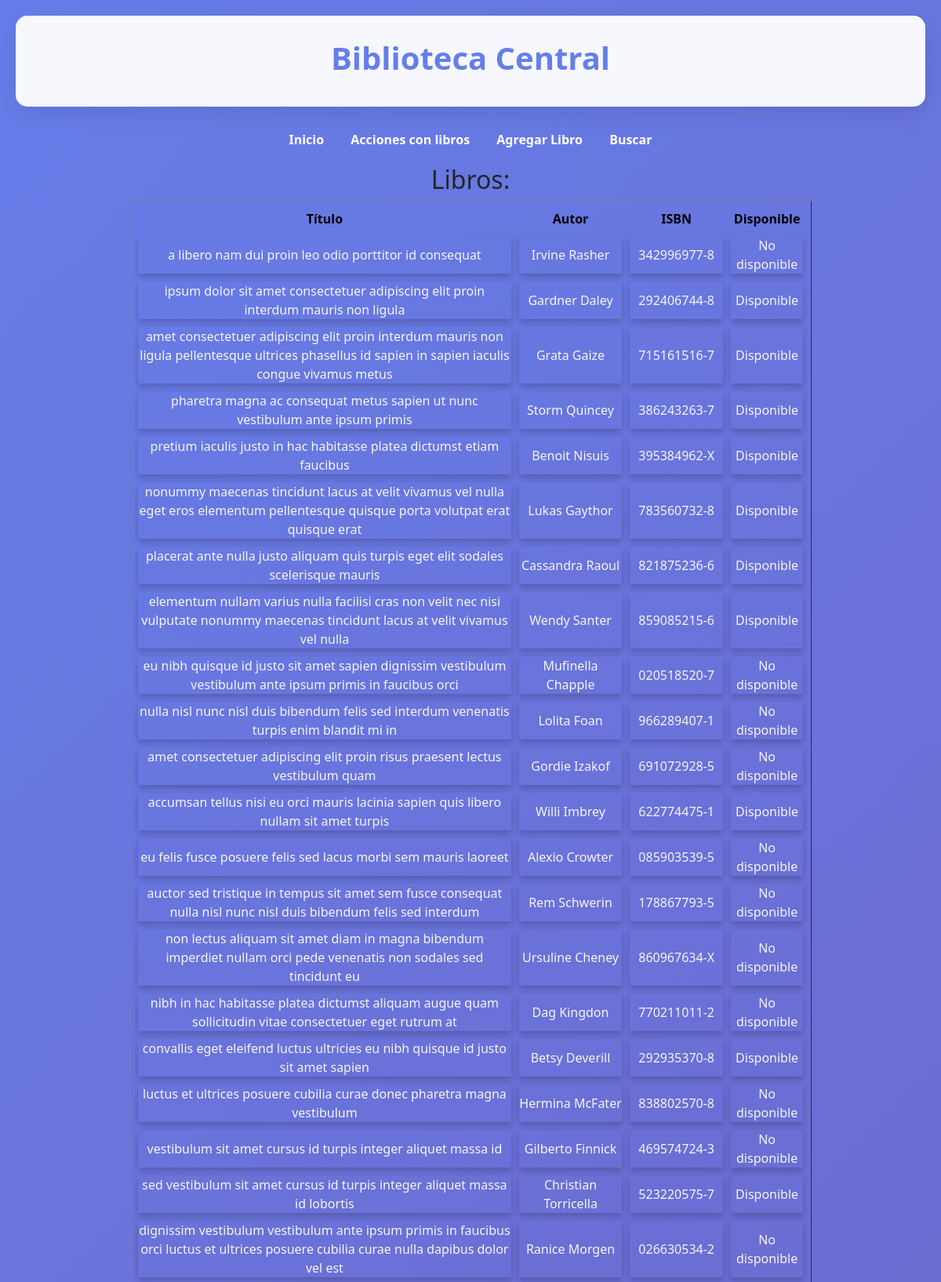
The page / (upper part) on the database its author committed.
### tables this page shows
CREATE TABLE libros (isbn TEXT PRIMARY KEY, titulo TEXT, autor TEXT, disponible BOOLEAN);

### biblioteca_web/app.py (the view)
@app.route('/')
def index():
    libros = biblioteca.mostrar_libros()
    return render_template(__INDEX, libros=libros)

### biblioteca_web/biblioteca.py (called while the page is built)
    def mostrar_libros(self) -> list:
        try:
            c = self.conn.cursor()
            libros = c.execute("SELECT titulo, autor, isbn, disponible FROM libros").fetchall()
            if libros:
                return [Libro(titulo=l[0], autor=l[1], isbn=l[2], disponible=l[3]) for l in libros]
        except Exception as e:
            print(e)
            return "No se pudieron recuperar datos. "

### biblioteca_web/templates/index.html (shortened to what this page needs)
{% extends "base.html" %}
{% block content %}
<div>
    <h2 align="center">Libros:</h2>
    <div>
        <table border="1" cellspacing="10">
            <tr>
                <th style="color: black;">Título</th>
                <th style="color: black;">Autor</th>
                <th style="color: black;">ISBN</th>
                <th style="color: black;">Disponible</th>
            </tr>
            {% for libro in libros %}
            <tr>
                <td class="listalibros">{{ libro.titulo }}</td>
                <td class="listalibros">{{ libro.autor }}</td>
                <td class="listalibros">{{ libro.isbn }}</td>
                <td class="listalibros">{{ "Disponible" if libro.disponible else "No disponible" }}</td>
            </tr>
            {% endfor %}
        </table>
    </div>
</div>
{% endblock %}

### biblioteca_web/templates/base.html (shortened to what this page needs)
<!DOCTYPE html>
<html lang="es">
<head>
    <link href="https://cdn.jsdelivr.net/npm/bootstrap@5.3.2/dist/css/bootstrap.min.css" rel="stylesheet" />
    <link rel="stylesheet" href="{{ url_for('static', filename='css/styles.css')}}" />
</head>
<body>
    <div style="flex: 1;">
        <div>
            <header>
                <h1>Biblioteca Central</h1>
            </header>
        </div>
        <div>
            <nav style="text-align: center; margin: 20px 0;">
                <a href="/" style="margin: 0 15px; color: white; text-decoration: none; font-weight: bold;">Inicio</a>
                <a href="/base_prestar_devolver"
                    style="margin: 0 15px; color: white; text-decoration: none; font-weight: bold;">Acciones con
                    libros</a>
                <a href="/agregar"
                    style="margin: 0 15px; color: white; text-decoration: none; font-weight: bold;">Agregar
                    Libro</a>
                <a href="/buscar"
                    style="margin: 0 15px; color: white; text-decoration: none; font-weight: bold;">Buscar</a>
            </nav>
        </div>
        <div>
            {% block content %}
            {% endblock %}
        </div>
    </div>
</body>
</html>

### biblioteca_web/static/css/styles.css (style rules this page uses)
* { margin: 0; padding: 0; box-sizing: border-box; }
html { height: 100%; }
body { font-family: "Segoe UI", Tahoma, Geneva, Verdana, sans-serif; background: linear-gradient(135deg, #667eea 0%, #764ba2 100%); min-height: 100vh; padding: 20px; display: flex; flex-direction: column; margin: 0; }
header { background: rgba(255, 255, 255, 0.95); padding: 30px; border-radius: 15px; box-shadow: 0 8px 32px rgba(0, 0, 0, 0.1); text-align: center; margin-bottom: 30px; }
header h1 { color: #667eea; font-size: 2.5rem; font-weight: 700; }
table { width: 75%; height: 75%; border-collapse: separate; text-align: center; margin: 0 auto; }
.listalibros { text-align: center; color: whitesmoke; height: 10px; box-shadow: 0 4px 8px 0 rgba(0, 0, 0, 0.2), 0 6px 20px 0 rgba(0, 0, 0, 0.01); }

### rows shown on the page
libros: titulo "a libero nam dui proin leo odio porttitor id consequat", autor "Irvine Rasher", isbn "342996977-8", disponible "No disponible"
libros: titulo "ipsum dolor sit amet consectetuer adipiscing elit proin interdum mauris non ligula", autor "Gardner Daley", isbn "292406744-8", disponible "Disponible"
libros: titulo "amet consectetuer adipiscing elit proin interdum mauris non ligula pellentesque ultrices phasellus id sapien in sapien iaculis congue vivamus metus", autor "Grata Gaize", isbn "715161516-7", disponible "Disponible"
libros: titulo "pharetra magna ac consequat metus sapien ut nunc vestibulum ante ipsum primis", autor "Storm Quincey", isbn "386243263-7", disponible "Disponible"
libros: titulo "pretium iaculis justo in hac habitasse platea dictumst etiam faucibus", autor "Benoit Nisuis", isbn "395384962-X", disponible "Disponible"
libros: titulo "nonummy maecenas tincidunt lacus at velit vivamus vel nulla eget eros elementum pellentesque quisque porta volutpat erat quisque erat", autor "Lukas Gaythor", isbn "783560732-8", disponible "Disponible"
libros: titulo "placerat ante nulla justo aliquam quis turpis eget elit sodales scelerisque mauris", autor "Cassandra Raoul", isbn "821875236-6", disponible "Disponible"
libros: titulo "elementum nullam varius nulla facilisi cras non velit nec nisi vulputate nonummy maecenas tincidunt lacus at velit vivamus vel nulla", autor "Wendy Santer", isbn "859085215-6", disponible "Disponible"
libros: titulo "eu nibh quisque id justo sit amet sapien dignissim vestibulum vestibulum ante ipsum primis in faucibus orci", autor "Mufinella Chapple", isbn "020518520-7", disponible "No disponible"
libros: titulo "nulla nisl nunc nisl duis bibendum felis sed interdum venenatis turpis enim blandit mi in", autor "Lolita Foan", isbn "966289407-1", disponible "No disponible"
libros: titulo "amet consectetuer adipiscing elit proin risus praesent lectus vestibulum quam", autor "Gordie Izakof", isbn "691072928-5", disponible "No disponible"
libros: titulo "accumsan tellus nisi eu orci mauris lacinia sapien quis libero nullam sit amet turpis", autor "Willi Imbrey", isbn "622774475-1", disponible "Disponible"
libros: titulo "eu felis fusce posuere felis sed lacus morbi sem mauris laoreet", autor "Alexio Crowter", isbn "085903539-5", disponible "No disponible"
libros: titulo "auctor sed tristique in tempus sit amet sem fusce consequat nulla nisl nunc nisl duis bibendum felis sed interdum", autor "Rem Schwerin", isbn "178867793-5", disponible "No disponible"
libros: titulo "non lectus aliquam sit amet diam in magna bibendum imperdiet nullam orci pede venenatis non sodales sed tincidunt eu", autor "Ursuline Cheney", isbn "860967634-X", disponible "No disponible"
libros: titulo "nibh in hac habitasse platea dictumst aliquam augue quam sollicitudin vitae consectetuer eget rutrum at", autor "Dag Kingdon", isbn "770211011-2", disponible "No disponible"
libros: titulo "convallis eget eleifend luctus ultricies eu nibh quisque id justo sit amet sapien", autor "Betsy Deverill", isbn "292935370-8", disponible "Disponible"
libros: titulo "luctus et ultrices posuere cubilia curae donec pharetra magna vestibulum", autor "Hermina McFater", isbn "838802570-8", disponible "No disponible"
libros: titulo "vestibulum sit amet cursus id turpis integer aliquet massa id", autor "Gilberto Finnick", isbn "469574724-3", disponible "No disponible"
libros: titulo "sed vestibulum sit amet cursus id turpis integer aliquet massa id lobortis", autor "Christian Torricella", isbn "523220575-7", disponible "Disponible"
libros: titulo "dignissim vestibulum vestibulum ante ipsum primis in faucibus orci luctus et ultrices posuere cubilia curae nulla dapibus dolor vel est", autor "Ranice Morgen", isbn "026630534-2", disponible "No disponible"
